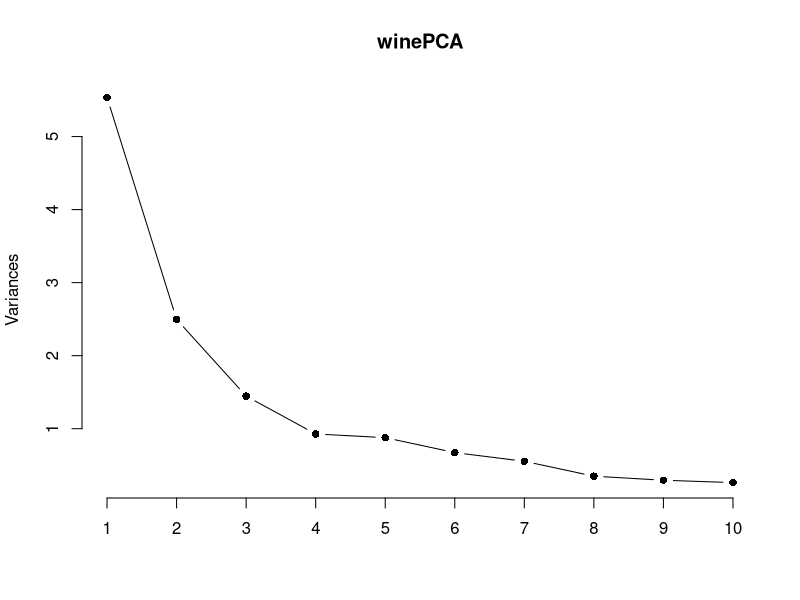
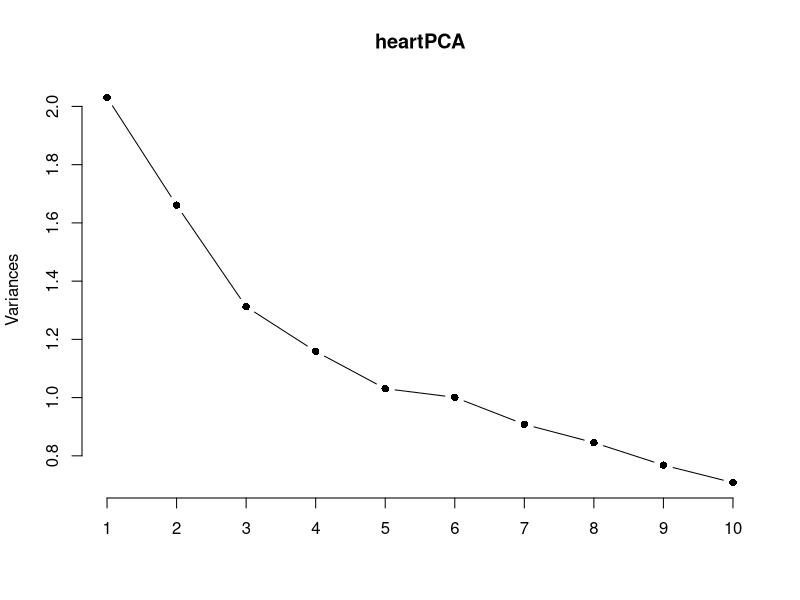

Generate these figures, in order, with R:
## ---- chunk 1
knitr::opts_chunk$set(echo = TRUE)
## ---- chunk 2
#Question 1: read the txt file
setwd("C:/Users/ngonyo/Downloads")
dir()
wine = read.table("WineTrain.txt", sep=",", header = T)
dim(wine) #there are 14 variables in the dataset prior to PCA

#Scaling is required before applying PCA. we will use built-in scaling by center, using prcomp()
#we will both scale and apply PCA as follows:

winePCA = prcomp(wine, scale. = TRUE, center = TRUE)

#Now lets display the standard deviations, proportions, and cumulative proportions of variances of each PC
summary(winePCA)
#based on the above output the first 8 PC's explain at least 90% of the variance of the dataset. if using this method we would include first 8 PC's
#based on Eigenvalue method we would include first 3 PC's as their standard deviations are greater than 1

#creating the screeplot
plot(winePCA, type = "l", pch = 16)
#based on screeplot method we would stop after 4th PC as elbow then straightens out at 5th point
#if this project contained advanced anayltics we would keep first 8 as that maximizes variance compared to other methods

#display details of each PC including how ea original variable correlated in each PC
winePCA

###STEP 2####
#Now we will look at first 8 PC's, picking variables that are highly correlated within that PC
#we will use |r|>=.4
winePCA
#after scanning each of the first 8 PC's the variables which will be dropped are CVs, Total.phoeols, Flavanoids, OD280.OD315.of.diluted.wines, Proline
drop = c(1, 8, 9, 13, 14)
NewWineTrain = wine[, -drop]

## ---- chunk 3
#now applying PCa for heartfail dataset
dir()
heart = read.table("HeartFailureTrain.txt", sep="\t", header = T)
head(heart)
colnames(heart)

heartPCA = prcomp(heart, scale=T, center = T)
summary(heartPCA) #pca basic statistics
plot(heartPCA, type = "l", pch = 16) #screeplot

#In this case we want to maintain 80% of the variance of the dataset so we will keep the first 9 PC's
heartPCA #detailed PCA statistics

#if using the eigenvalue method we will select first 6 PC's as their SD>1
#using screeplot, would use first 5 as trendline starts at 6

